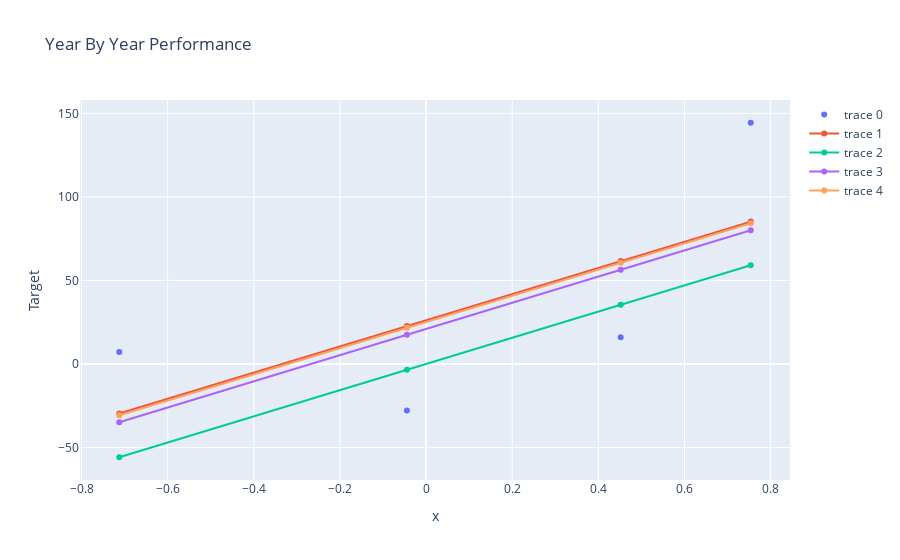

Here is the notebook cell this chart was saved with:
### Code cell
trace0 = go.Scatter(x=x.flatten(), y=y, mode= "markers")
trace = go.Scatter(x=x.flatten(), y=reg.predict(x))
trace1 = go.Scatter(x=x.flatten(), y=yPred)
trace2 = go.Scatter(x=x.flatten(), y=yPred1)
trace3 = go.Scatter(x=x.flatten(), y=yPred2)
data = [trace0, trace, trace1, trace2, trace3]
layout = go.Layout(title="Year By Year Performance", xaxis={
                   "title": "x"}, yaxis={"title": "Target"})
fig = go.Figure(data, layout)
fig.show()

### Figure 1 — Plotly figure (JSON) as saved in the notebook; plotly's stock layout.template omitted (floating-point values rounded to 4 significant figures)
{"data": [{"mode": "markers", "type": "scatter", "x": [-0.7124, 0.4518, -0.0445, 0.7538], "y": [7.218, 16.05, -27.84, 144.4]}, {"type": "scatter", "x": [-0.7124, 0.4518, -0.0445, 0.7538], "y": [-29.66, 61.56, 22.67, 85.22]}, {"type": "scatter", "x": [-0.7124, 0.4518, -0.0445, 0.7538], "y": [-55.82, 35.4, -3.487, 59.06]}, {"type": "scatter", "x": [-0.7124, 0.4518, -0.0445, 0.7538], "y": [-34.89, 56.33, 17.44, 79.99]}, {"type": "scatter", "x": [-0.7124, 0.4518, -0.0445, 0.7538], "y": [-30.7, 60.51, 21.63, 84.17]}], "layout": {"title": {"text": "Year By Year Performance"}, "xaxis": {"title": {"text": "x"}}, "yaxis": {"title": {"text": "Target"}}}}
